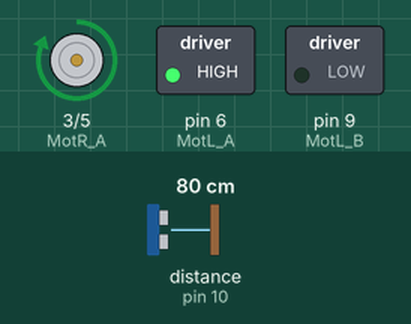
A sketch run on a simulated Arduino Uno, built with avr-gcc and run on an emulated ATmega328P. On the bench: motor-driver pin pairs drawn as motors (green arrow = first pin HIGH = forward, orange = second pin HIGH = backward, longer = more drive), switched loads named in the sketch (green lamp = pin HIGH). Wiring (inferred from the names in the program): ultrasonic range finder: trigger pin 13; echo pin 10. The test bench sets the inputs (shaded band); at power-on: distance to the obstacle (sensor on pin 10) 80 cm. The echo pulse lasts 58.3 µs per cm; pins used as bus, display or sensor lines are not drawn; what the sketch prints to the serial monitor is not drawn.

Above: at 1.2 s.
1.3 s: distance to the obstacle (sensor on pin 10) set to 223 cm
4.3 s: distance to the obstacle (sensor on pin 10) set to 231 cm
At 7.1 s:
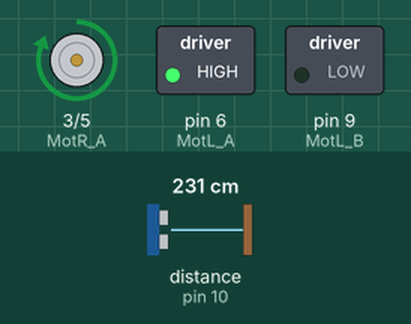
7.3 s: distance to the obstacle (sensor on pin 10) set to 2 cm
At 8.2 s:
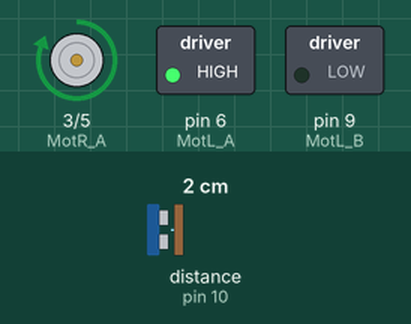
8.8 s: distance to the obstacle (sensor on pin 10) set to 250 cm
At 10.1 s:
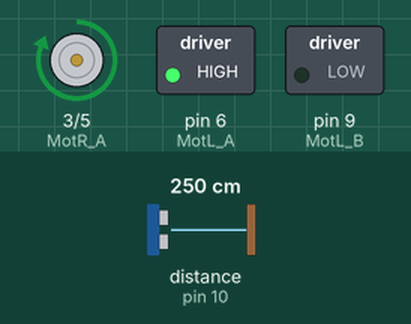
Timing chart, 0 to 12.8 s (numbered marks = the images above; inputs shaded):
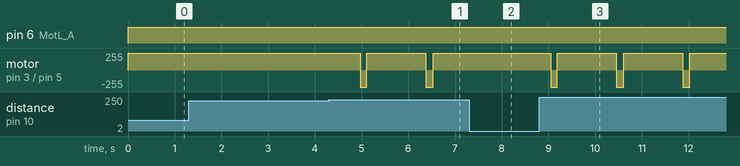

The sketch:

Program5.13.ino
```cpp
#define BAUDRATE 9600
#define TIMEOUT_OVERFLOW 1000
#define DIST 20
const int TrigPin = 13;
const int EchoPin = 10;
const int MotR_A = 3; // DC Motor1 Pole_A
const int MotR_B = 5; // DC Motor1 Pole_B
const int MotL_A = 6; // DC Motor2 Pole_A
const int MotL_B = 9; // DC Motor2 Pole_B
unsigned long USS_Value;
unsigned int Flag=0,i=0,USS_Val1=0,USS_Val2=0,USS_Val3=0,USS_Val4=0,
    USS_Val5=0,USS_Val6 =0,USS_Val7=0,USS_Val8=0,USS_Val9=0,USS_Val10=0;
void setup()
{
Serial.begin(BAUDRATE);
pinMode(TrigPin, OUTPUT);
pinMode(EchoPin, INPUT);
pinMode(MotR_A, OUTPUT);
pinMode(MotR_B, OUTPUT);
pinMode(MotL_A, OUTPUT);
pinMode(MotL_B, OUTPUT);
}
byte ReadOneByte()
{
int ByteRead;
while(!Serial.available());
ByteRead = Serial.read();
return ByteRead;
}
void loop()
{
USS_Value = US_Sensor(); // Read Ultrasonic Sensor value
USS_Val10 = USS_Val9;
USS_Val9 = USS_Val8;
USS_Val8 = USS_Val7;
USS_Val7 = USS_Val6;
USS_Val6 = USS_Val5; // Get Previous 6 values
USS_Val5 = USS_Val4;
USS_Val4 = USS_Val3;
USS_Val3 = USS_Val2;
USS_Val2 = USS_Val1;
USS_Val1 = USS_Value;
if (Flag==0)
{
if (USS_Val1 < DIST && USS_Val2 < DIST && USS_Val3 < DIST && USS_Val4 <
            DIST && USS_Val5 < DIST &&USS_Val6 < DIST && USS_Val7 <
            DIST && USS_Val8 < DIST &&USS_Val9 < DIST &&USS_Val10 < DIST )
{
Robot_Right();
Serial.print("Robo Turn!");
Serial.println();
Flag=1;
}
else
{
Robot_Forword();
Serial.print("Robo Forword!");
Serial.println();
Flag=0;
}
}
else if (Flag==1)
{
Robot_Right();
Serial.print("Robo Turn!");
Serial.println();
i++;
if (i==100) // Turn range
{
Flag=0;
i=0;
}
}
}
void Robot_Forword()
{
digitalWrite(MotR_A, LOW);
digitalWrite(MotR_B, HIGH);
digitalWrite(MotL_B, LOW);
digitalWrite(MotL_A, HIGH);
}
void Robot_Reverse()
{
digitalWrite(MotR_A, HIGH);
digitalWrite(MotR_B, LOW);
digitalWrite(MotL_B, HIGH);
digitalWrite(MotL_A, LOW);
}
void Robot_Right()
{
digitalWrite(MotR_A, HIGH);
digitalWrite(MotR_B, LOW);
digitalWrite(MotL_B, LOW);
digitalWrite(MotL_A, HIGH);
}
void Robot_Left()
{
digitalWrite(MotR_A, LOW);
digitalWrite(MotR_B, HIGH);
digitalWrite(MotL_B, HIGH);
digitalWrite(MotL_A, LOW);
}
void Robot_Stop()
{
digitalWrite(MotR_A, LOW);
digitalWrite(MotR_B, LOW);
digitalWrite(MotL_B, LOW);
digitalWrite(MotL_A, LOW);
}
unsigned int US_Sensor()
{
unsigned long ultrasoundDuration;
unsigned char pin = 0;
unsigned int time_flag = 0;
digitalWrite(TrigPin, HIGH);
delayMicroseconds(2);
digitalWrite(TrigPin, LOW);
delayMicroseconds(10);
digitalWrite(TrigPin, HIGH);
TCCR1A = 0x00;
TCNT1 = 0x0000;
TCCR1B = 0x01;
pin = digitalRead(EchoPin);
while(pin)
{
pin = digitalRead(EchoPin);
time_flag++;
if(time_flag > TIMEOUT_OVERFLOW)
break;
}
TCCR1B = 0x00;
ultrasoundDuration = TCNT1;
ultrasoundDuration = ultrasoundDuration / 16;
ultrasoundDuration = ultrasoundDuration * 0.017;
return (ultrasoundDuration);
}
```

Measured:
- the behaviour switches between 226 and 227 cm on distance to the obstacle (sensor on pin 10) (found by bisection; images 0 and 1)
- after the input at 1.3 s, every drawn part: stays the same
- after the input at 4.3 s, motor on pin 3 (MotR_A) / pin 5 (MotR_B): alternates forward 255/255 for 1.3 s and backward 255/255 for 0.15 s, starting after 0.67 s
- after the input at 7.3 s, motor on pin 3 (MotR_A) / pin 5 (MotR_B): stays forward 255/255 (without the input it goes to backward 255/255 after 0.49 s)
- after the input at 8.8 s, motor on pin 3 (MotR_A) / pin 5 (MotR_B): alternates forward 255/255 for 1.3 s and backward 255/255 for 0.15 s, starting after 0.25 s
